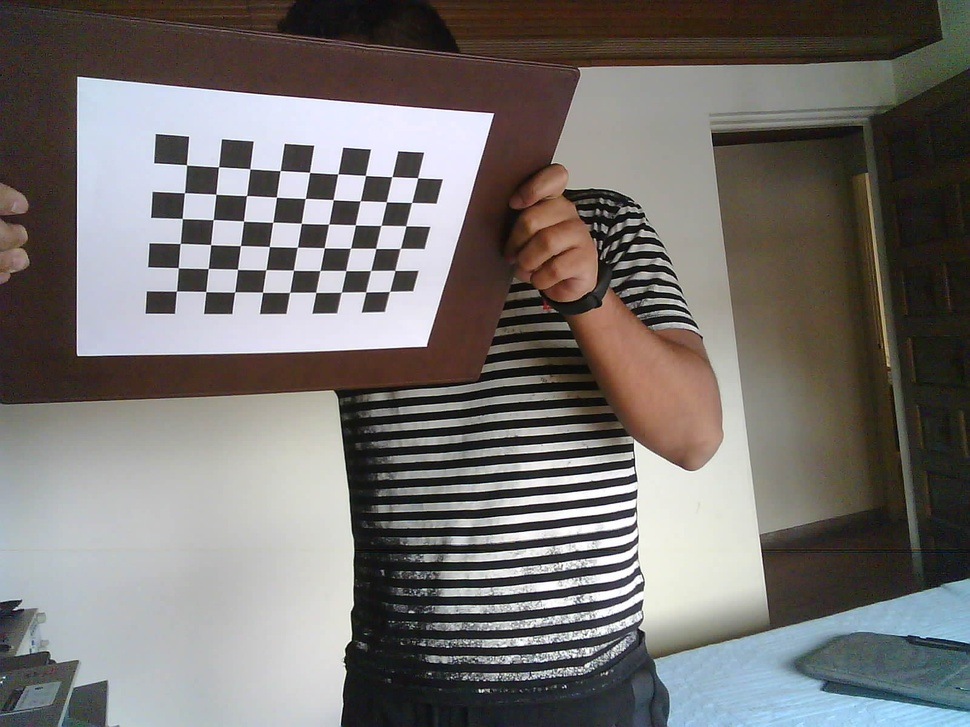
#> input picture Calibración/cam12.1.jpeg, 970 x 727 px, shrunk from 1600 x 1200 before the run; its folder holds 4 pictures in this run
$ python undistortImages.py
#> lines starting #> are read from the running program, lines starting #| are printed output that depends on the picture
import numpy as np
import cv2 as cv2
import glob
import json
import os

with open('best_cam10_parameters.json') as json_data:
#> (reads Calibración/Parámetros de cada cámara/best_cam10_parameters.json from the repository)
    paramsCam10 = json.load(json_data)
    mtx10 = np.array(paramsCam10['mtx_cam'])
    new_mtx10 = np.array(paramsCam10['new_cam_mtx'])
    dist10 = np.array(paramsCam10['dist'])
    roi10 = np.array(paramsCam10['roi'])
    json_data.close()

with open('best_cam11_parameters.json') as json_data:
#> (reads Calibración/Parámetros de cada cámara/best_cam11_parameters.json from the repository)
    paramsCam11 = json.load(json_data)
    mtx11 = np.array(paramsCam11['mtx_cam'])
    new_mtx11 = np.array(paramsCam11['new_cam_mtx'])
    dist11 = np.array(paramsCam11['dist'])
    roi11 = np.array(paramsCam11['roi'])
    json_data.close()

with open('best_cam12_parameters.json') as json_data:
#> (reads Calibración/Parámetros de cada cámara/best_cam12_parameters.json from the repository)
    paramsCam12 = json.load(json_data)
    mtx12 = np.array(paramsCam12['mtx_cam'])
    new_mtx12 = np.array(paramsCam12['new_cam_mtx'])
    dist12 = np.array(paramsCam12['dist'])
    roi12 = np.array(paramsCam12['roi'])
    json_data.close()

with open('best_cam13_parameters.json') as json_data:
#> (reads Calibración/Parámetros de cada cámara/best_cam13_parameters.json from the repository)
    paramsCam13 = json.load(json_data)
    mtx13 = np.array(paramsCam13['mtx_cam'])
    new_mtx13 = np.array(paramsCam13['new_cam_mtx'])
    dist13 = np.array(paramsCam13['dist'])
    roi13 = np.array(paramsCam13['roi'])
    json_data.close()

with open('best_cam14_parameters.json') as json_data:
    paramsCam14 = json.load(json_data)
    mtx14 = np.array(paramsCam14['mtx_cam'])
    new_mtx14 = np.array(paramsCam14['new_cam_mtx'])
    dist14 = np.array(paramsCam14['dist'])
    roi14 = np.array(paramsCam14['roi'])
    json_data.close()

with open('best_cam15_parameters.json') as json_data:
    paramsCam15 = json.load(json_data)
    mtx15 = np.array(paramsCam15['mtx_cam'])
    new_mtx15 = np.array(paramsCam15['new_cam_mtx'])
    dist15 = np.array(paramsCam15['dist'])
    roi15 = np.array(paramsCam15['roi'])
    json_data.close()

with open('best_cam16_parameters.json') as json_data:
    paramsCam16 = json.load(json_data)
    mtx16 = np.array(paramsCam16['mtx_cam'])
    new_mtx16 = np.array(paramsCam16['new_cam_mtx'])
    dist16 = np.array(paramsCam16['dist'])
    roi16 = np.array(paramsCam16['roi'])
    json_data.close()


images = glob.glob('*.jpeg')


for fname in images:

    if (fname.startswith("cam10")):
        img = cv2.imread(fname)
        h,  w = img.shape[:2]
        dst = cv2.undistort(img, mtx10, dist10, None, new_mtx10)
        x,y,w,h = roi10
        dst = dst[y:y+h, x:x+w]
        cv2.imwrite(fname[:-5] + '_undistr.jpg',dst)

    elif (fname.startswith("cam11")):
        img = cv2.imread(fname)
        h,  w = img.shape[:2]
        dst = cv2.undistort(img, mtx11, dist11, None, new_mtx11)
        x,y,w,h = roi11
        dst = dst[y:y+h, x:x+w]
        cv2.imwrite(fname[:-5] + '_undistr.jpg',dst)

    elif (fname.startswith("cam12")):
        img = cv2.imread(fname)
#> img is the input picture: shape (727, 970, 3); mean B, G, R 111.5, 114.1, 117.5
        h,  w = img.shape[:2]
#> h = 727; w = 970
        dst = cv2.undistort(img, mtx12, dist12, None, new_mtx12)
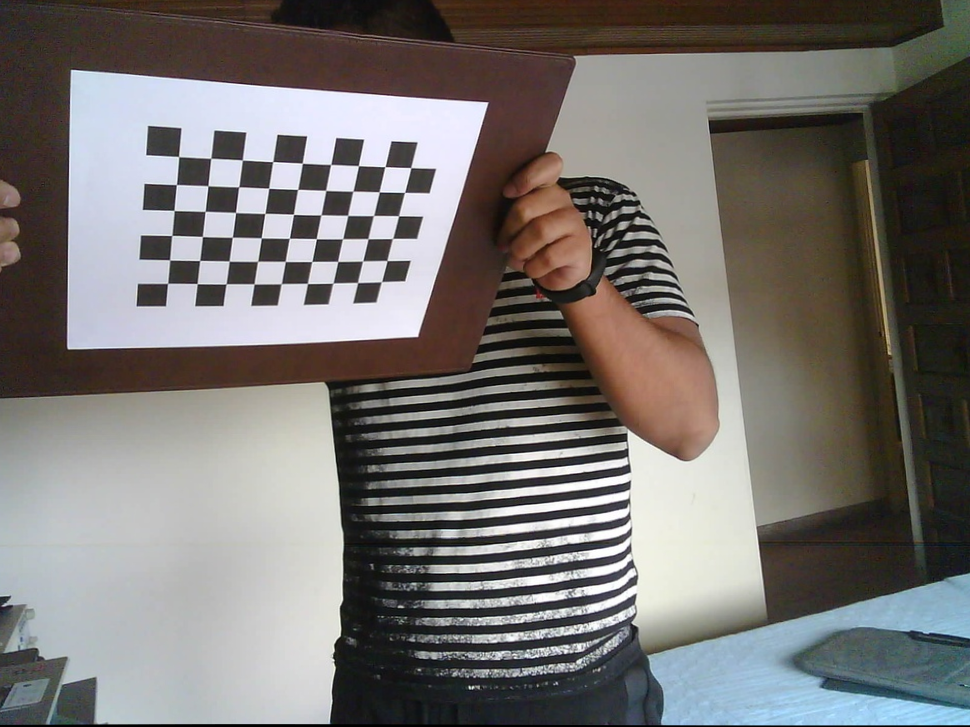
#> dst: shape (727, 970, 3); mean B, G, R 112.8, 115.3, 118.6
        x,y,w,h = roi12
        dst = dst[y:y+h, x:x+w]
        cv2.imwrite(fname[:-5] + '_undistr.jpg',dst)

    elif (fname.startswith("cam13")):
        img = cv2.imread(fname)
        h,  w = img.shape[:2]
        dst = cv2.undistort(img, mtx13, dist13, None, new_mtx13)
        x,y,w,h = roi13
        dst = dst[y:y+h, x:x+w]
        cv2.imwrite(fname[:-5] + '_undistr.jpg',dst)

    elif (fname.startswith("cam14")):
        img = cv2.imread(fname)
        h,  w = img.shape[:2]
        dst = cv2.undistort(img, mtx14, dist14, None, new_mtx14)
        x,y,w,h = roi14
        dst = dst[y:y+h, x:x+w]
        cv2.imwrite(fname[:-5] + '_undistr.jpg',dst)

    elif (fname.startswith("cam15")):
        img = cv2.imread(fname)
        h,  w = img.shape[:2]
        dst = cv2.undistort(img, mtx15, dist15, None, new_mtx15)
        x,y,w,h = roi15
        dst = dst[y:y+h, x:x+w]
        cv2.imwrite(fname[:-5] + '_undistr.jpg',dst)

    elif (fname.startswith("cam16")):
        img = cv2.imread(fname)
        h,  w = img.shape[:2]
        dst = cv2.undistort(img, mtx16, dist16, None, new_mtx16)
        x,y,w,h = roi16
        dst = dst[y:y+h, x:x+w]
        cv2.imwrite(fname[:-5] + '_undistr.jpg',dst)

    else:
        print('La imagen no es parte del sistema')
#> pass 2 of the loop `for fname in images:`:
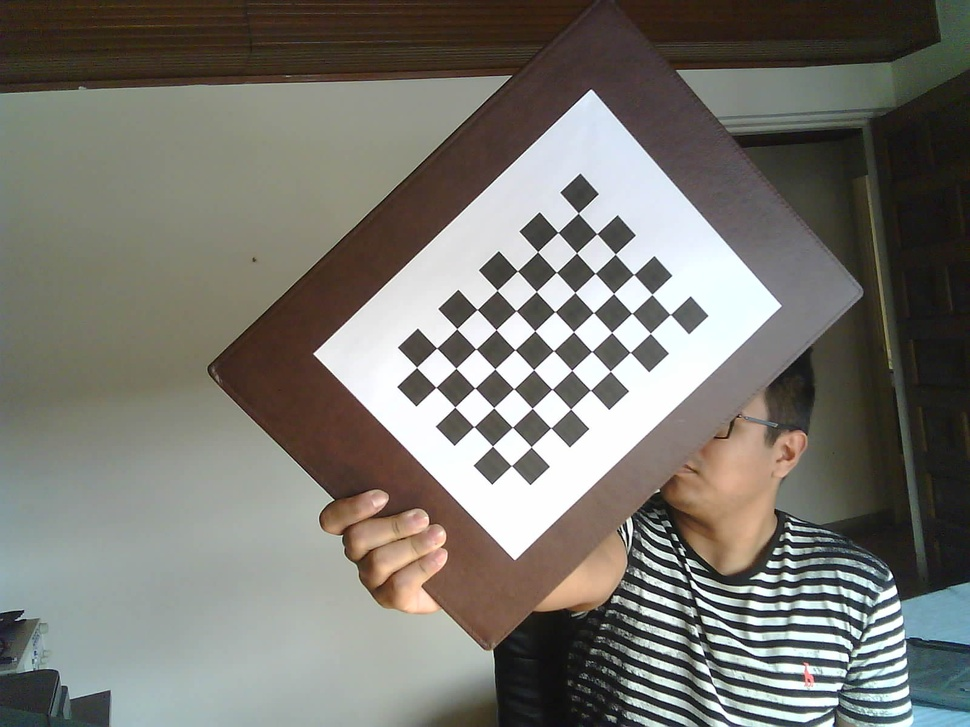
#> input picture Calibración/cam12.10.jpeg, 970 x 727 px, shrunk from 1600 x 1200 before the run
#> img is the input picture: shape (727, 970, 3); mean B, G, R 111.3, 118.3, 120.1
#> `dst = cv2.undistort(img, mtx12, dist12, None, new_mtx12)`:
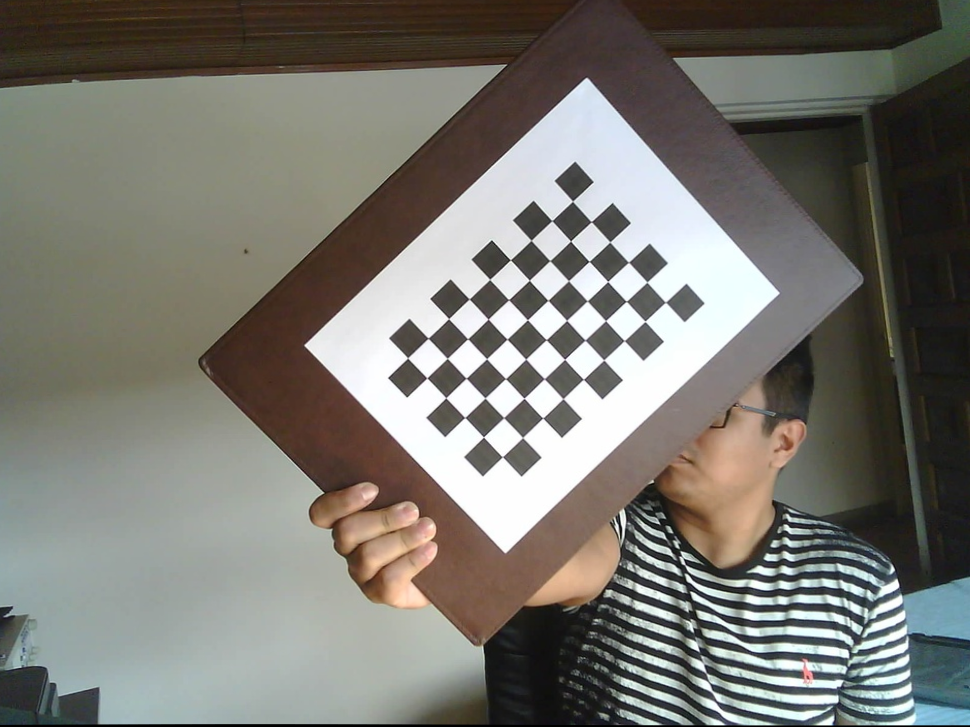
#> dst: shape (727, 970, 3); mean B, G, R 112.5, 119.4, 121.2
#> pass 3 of the loop `for fname in images:`:
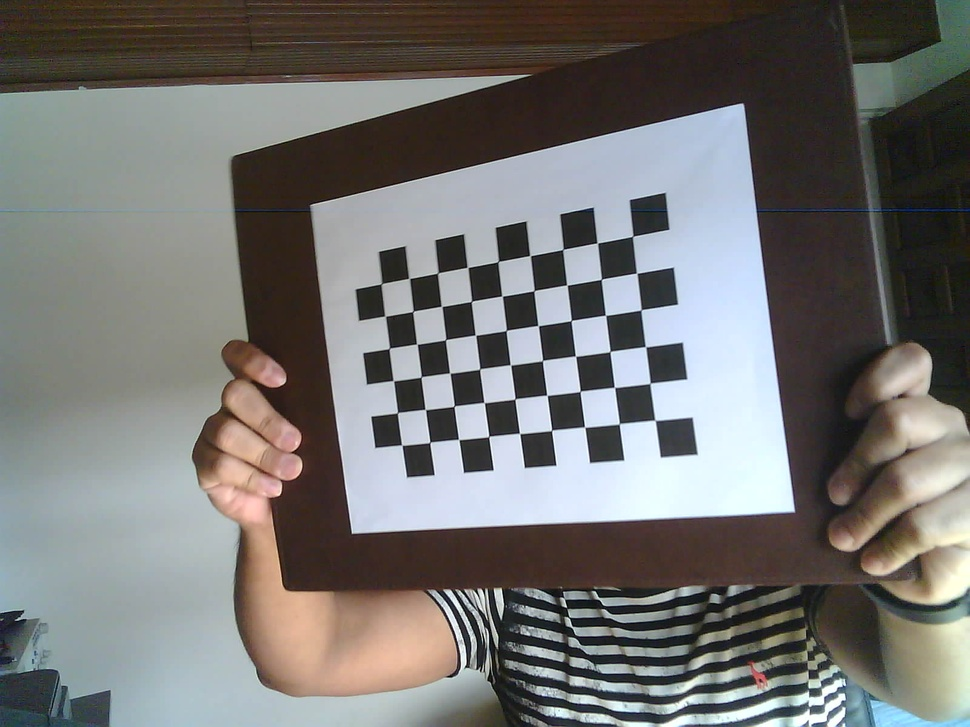
#> input picture Calibración/cam12.11.jpeg, 970 x 727 px, shrunk from 1600 x 1200 before the run
#> img is the input picture: shape (727, 970, 3); mean B, G, R 113.7, 115.8, 116.6
#> `dst = cv2.undistort(img, mtx12, dist12, None, new_mtx12)`:
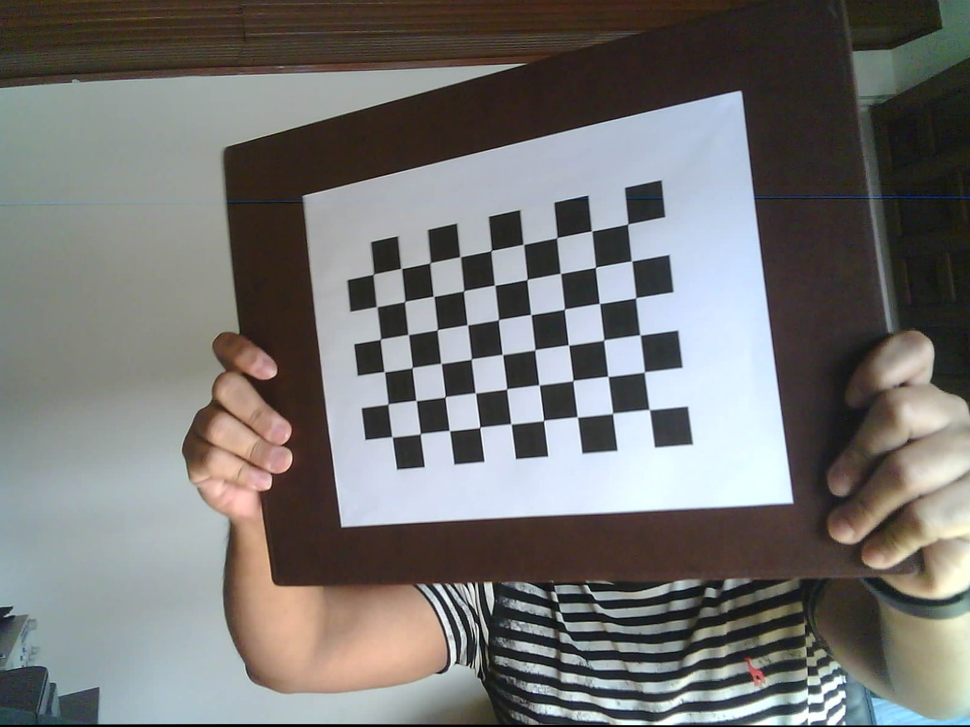
#> dst: shape (727, 970, 3); mean B, G, R 114.5, 116.4, 117.2
#> the loop made 4 passes; the first 3 are shown


os.system('cmd /c "del *.jpeg"')
